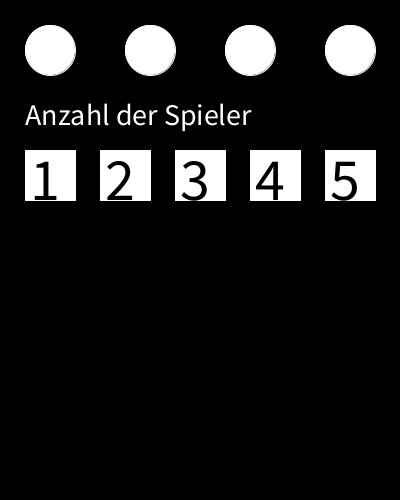
Frame 1 (no input)
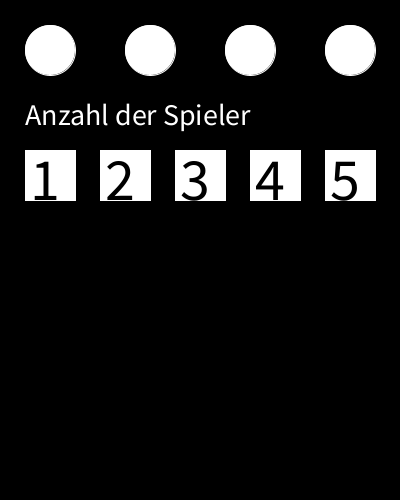
Frame 60 (the mouse pressed at the canvas centre just before this capture)
Frame 120 (the mouse held since frame 60 and released just before this capture): identical to frame 60, image omitted

The Processing sketch that drew these frames (run headless with seeded random() and noise(); from frame 60 on, the mouse is pressed at the canvas centre):

// Processing sketch: Hot_Seat_Multiplayer
// ── Hot_Seat_Multiplayer.pde
import java.util.*;

int anzSpieler;
Scanner sc = new Scanner(System.in);




class Led {
  int x;
  int y = 50;
  int Radius = 50;

  Led( int x) {
    this.x = x;
  }

  void zeichnen() {
    ellipse(x, y, Radius, Radius);
  }
}


Led ledBlue = new Led(50);
Led ledYellow = new Led (150);
Led ledGreen = new Led (250);
Led ledRed = new Led (350);

void setup() {
  size(400, 500);
  frameRate(4);
}

void draw() {
  background(0);
  stroke(255);
  fill(255);
  ledBlue.zeichnen();
  ledYellow.zeichnen();
  ledGreen.zeichnen();
  ledRed.zeichnen();
  textSize(30);
  text("Anzahl der Spieler", 25, 125);
  rect(25, 150, 50, 50);
  rect(100, 150, 50, 50);
  rect(175, 150, 50, 50);
  rect(250, 150, 50, 50);
  rect(325, 150, 50, 50);
  fill(0);
  textSize(60);
  text("1", 30, 200);
  text("2", 105, 200);
  text("3", 180, 200);
  text("4", 255, 200);
  text("5", 330, 200);
}

void mousePressed() {
  int a;
  int [] anzSpieler;
  int yMouse = 25;

  if ( pmouseX > 25 && pmouseX < 75 && pmouseY >yMouse && pmouseY< yMouse + 50) {
    fill(0, 0, 255);
    ledBlue.zeichnen();
  }

  if ( pmouseX > 125 && pmouseX < 175 && pmouseY >yMouse && pmouseY< yMouse + 50) {

    fill(255, 255, 0);
    ledYellow.zeichnen();
  } 

  if ( pmouseX > 225 && pmouseX < 275 && pmouseY >yMouse && pmouseY< yMouse + 50) {

    fill(0, 255, 0);
    ledGreen.zeichnen();
  }
  if ( pmouseX > 325 && pmouseX < 375 && pmouseY >yMouse && pmouseY< yMouse + 50) {

    fill(255, 0, 0);
    ledRed.zeichnen();
  }

  if ( pmouseX > 25 && pmouseX < 75 && pmouseY > 150 && pmouseY < 200) {

    anzSpieler = new int [1];
    println(anzSpieler);
  }

  if ( pmouseX > 100 && pmouseX < 150 && pmouseY > 150 && pmouseY < 200) {

    anzSpieler = new int [2];
    println(anzSpieler);
  }

  if ( pmouseX > 175 && pmouseX < 225 && pmouseY > 150 && pmouseY < 200) {
    anzSpieler = new int [3];
    println(anzSpieler);
  }

  if ( pmouseX > 250 && pmouseX < 300 && pmouseY > 150 && pmouseY < 200) {

    anzSpieler = new int [4];
    println(anzSpieler);
  }

  if ( pmouseX > 325 && pmouseX < 375 && pmouseY > 150 && pmouseY < 200) {

    anzSpieler = new int [5];
    println(anzSpieler);
  }



  /*
   fill(0,255,0);
   ledGreen.zeichnen();
   fill(255,0,0);
   ledRed.zeichnen();
   */
}
